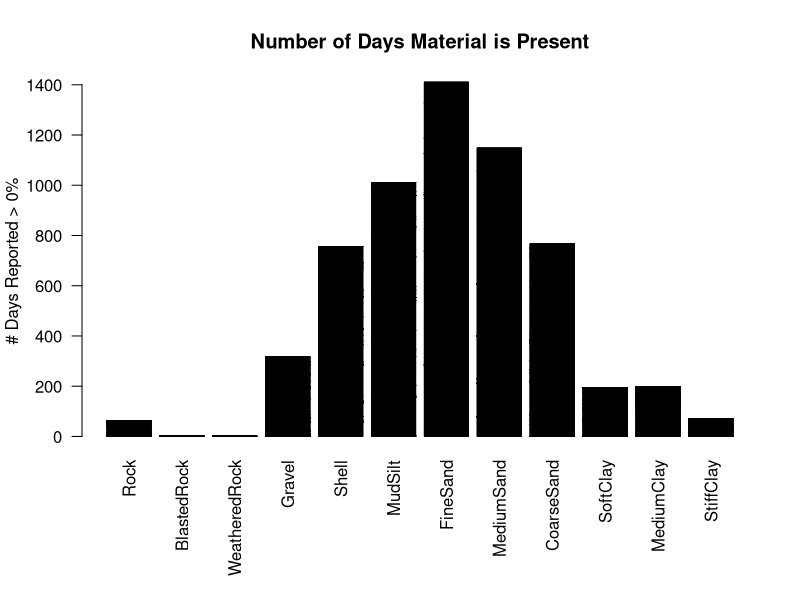
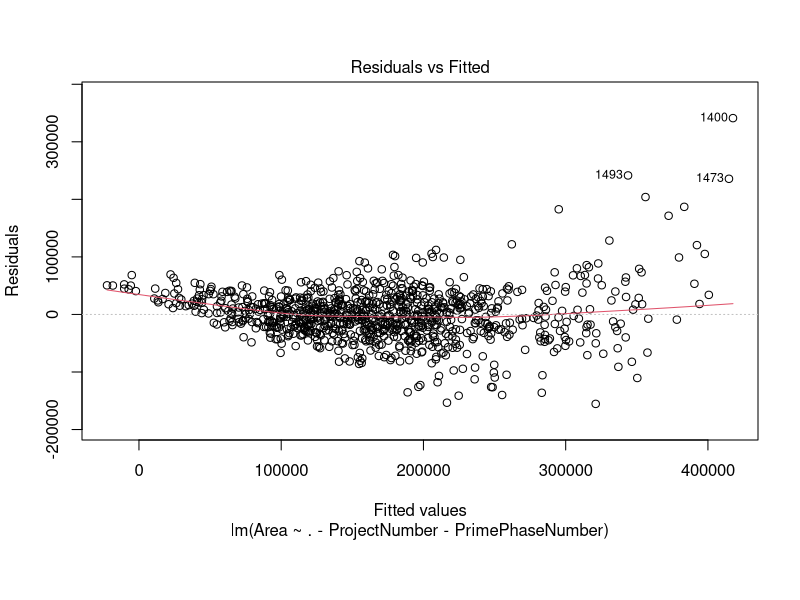
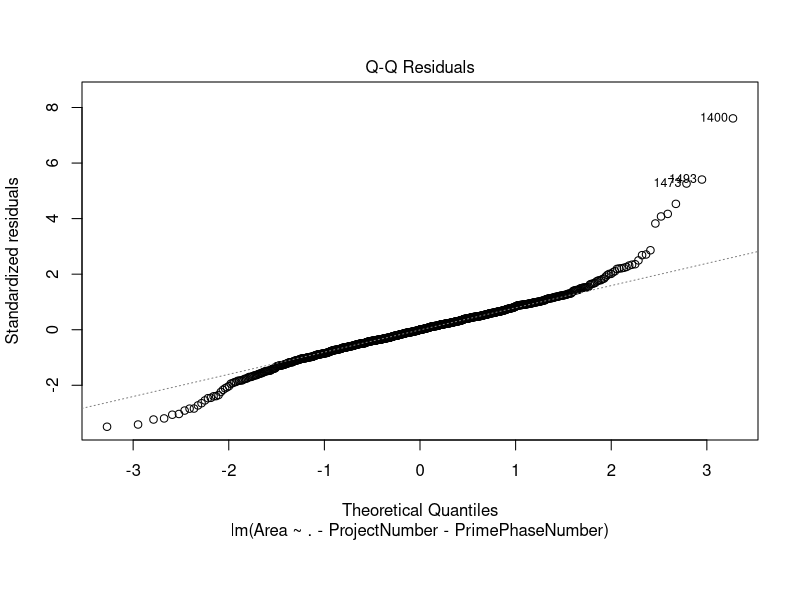
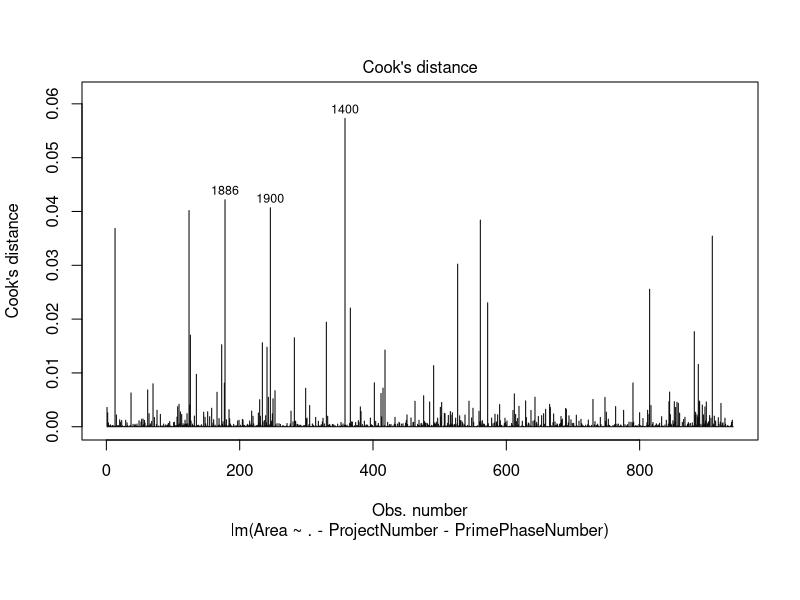
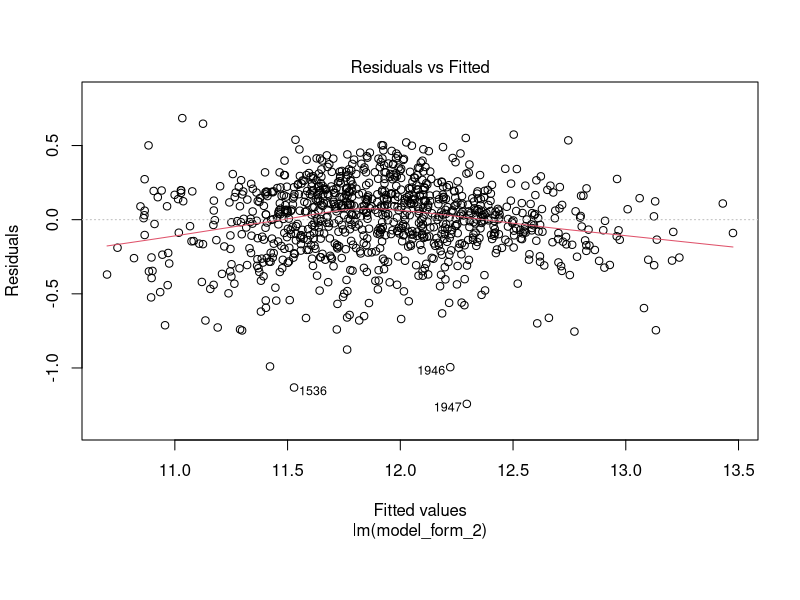
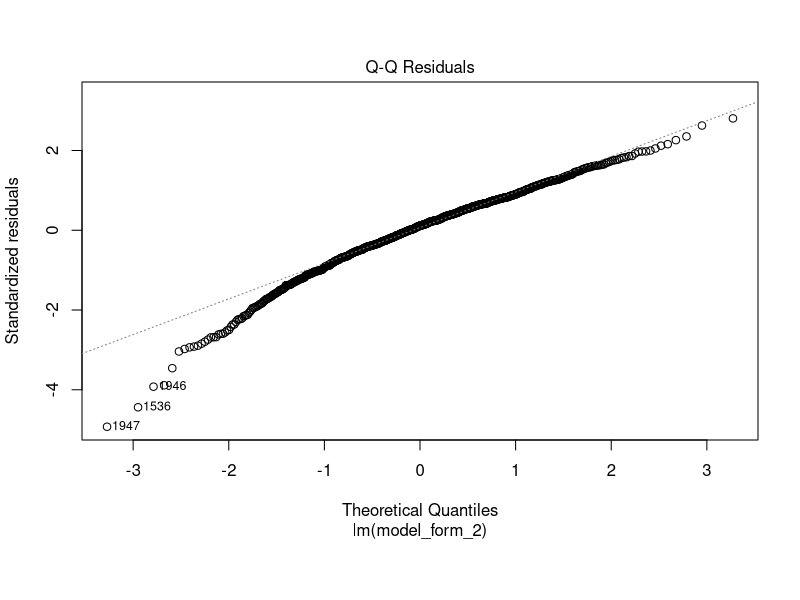
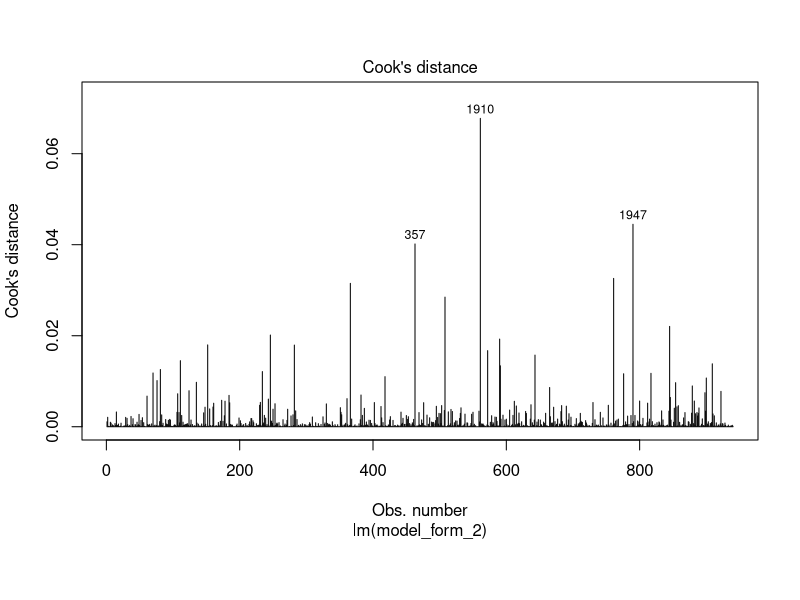
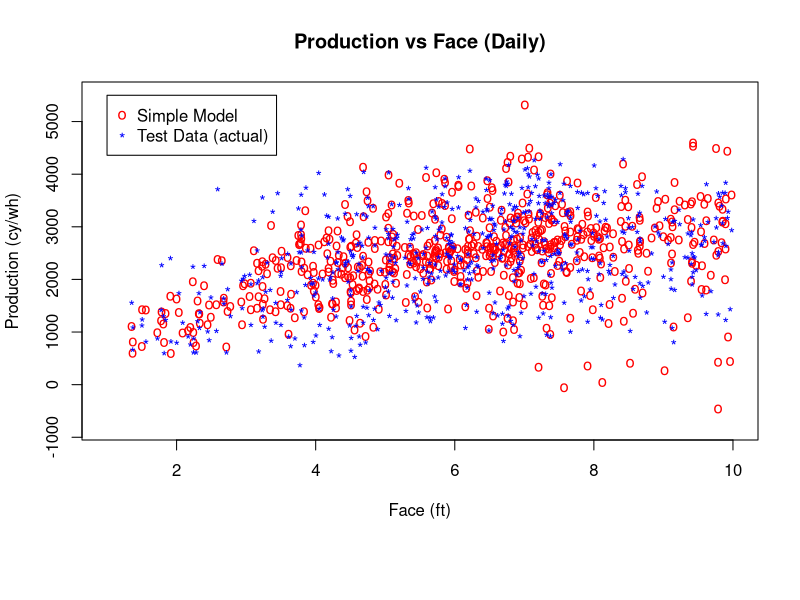

Recreate these plots in R, in order.
## ---- chunk 1
options(scipen = 1, digits = 4, width = 80, fig.align = "center")
## ---- chunk 2

req_fields = c("ProjectNumber", "PrimePhaseNumber", "DigQty", "WorkHrs", "Area", "Travel", 
               "Rock",	"BlastedRock", "WeatheredRock",	"Gravel",	"Shell",	"MudSilt",	
               "FineSand", "MediumSand",	"CoarseSand",	"SoftClay",	"MediumClay",	"StiffClay",
               "FloatHoseLength",	"SinkHoseLength", "PontoonPipeLength", "SublineLength",
               "UnscopedShorePipeLength", "ShorePipeLength",
               "BottomOfSuction", "NumBstr")
## ---- chunk 3
original = read.csv("CSDFinal.csv")

materials = c("Rock",	"BlastedRock",
               "WeatheredRock",	"Gravel",	"Shell",	"MudSilt",	"FineSand",
               "MediumSand",	"CoarseSand",	"SoftClay",	"MediumClay",	"StiffClay")

final_fields = c("ProjectNumber", "PrimePhaseNumber", "WorkHrs", "Area", "Rock",	"BlastedRock",
               "WeatheredRock",	"Gravel",	"Shell",	"MudSilt",	"FineSand",
               "MediumSand",	"CoarseSand",	"SoftClay",	"MediumClay",	"StiffClay",
               "BottomOfSuction", "NumBstr")
## ---- chunk 4
wh_filt = 8
covg_filt = 40000
vol_filt = 100000
prod_filt = 4300
bos_filt = 10
face_filt_hi = 10
face_filt_lo = 1

pipe_filt_hi = 100000
pipe_filt_lo = 3000
cutw_filt = 600
## ---- chunk 5
original_red = original[original$WorkHrs > wh_filt,]
original_red = original_red[original_red$Area/original_red$WorkHrs < covg_filt,]
original_red = original_red[original_red$DigQty < vol_filt,]
original_red = original_red[original_red$DigQty/original_red$WorkHrs < prod_filt,]
original_red = original_red[original_red$BottomOfSuction > bos_filt,]
original_red = original_red[27*original_red$DigQty/original_red$Area > face_filt_lo,]
original_red = original_red[27*original_red$DigQty/original_red$Area < face_filt_hi,]

clean_df = subset(original_red, select = final_fields)

clean_df$Face = 27*original_red$DigQty/original_red$Area
clean_df$NumBstr = as.factor(original_red$NumBstr)
clean_df$CutWidth = original_red$Area/original_red$Travel
clean_df$TotalPipeline = original_red$FloatHoseLength + original_red$SinkHoseLength + 
                         original_red$PontoonPipeLength + original_red$SublineLength +
                         original_red$UnscopedShorePipeLength + original_red$ShorePipeLength

clean_df = clean_df[clean_df$TotalPipeline < pipe_filt_hi,]
clean_df = clean_df[clean_df$TotalPipeline > pipe_filt_lo,]
clean_df = clean_df[clean_df$CutWidth < cutw_filt,]
## ---- chunk 6
library(knitr)
mat_count = data.frame("Rock" = -1,	"BlastedRock" = -1, "WeatheredRock" = -1,	
                       "Gravel" = -1,	"Shell" = -1,	"MudSilt" = -1,	"FineSand" = -1,
                       "MediumSand" = -1,	"CoarseSand" = -1,	"SoftClay" = -1,	
                       "MediumClay" = -1,	"StiffClay" = -1)

matc = rep(-1, ncol(mat_count))
mat_i = 1
for(mat in names(mat_count)){
  mat_count[mat] = sum(clean_df[, mat] > 0)
  matc[mat_i] = sum(clean_df[, mat] > 0)
  mat_i = mat_i + 1
}

#kable(mat_count)
par(mar=c(8, 4.1, 4.1, 2.1))
res = as.matrix(clean_df[, names(mat_count)] > 0)
barplot(res, col="green", main= "Number of Days Material is Present",
            ylab = "# Days Reported > 0%", las=2)
## ---- chunk 7
clean_df = subset(clean_df, select = -c(Rock, BlastedRock, WeatheredRock, StiffClay))
## ---- chunk 8
# shuffle dataset
set.seed(19930413)

train_split = 0.6
train_size = round(nrow(clean_df) * train_split, 0)

train_idx = sample(1:nrow(clean_df), train_size)
test_idx = setdiff(seq(1, nrow(clean_df)), train_idx)

train_set = clean_df[train_idx, ]
test_set = clean_df[test_idx, ]
## ---- chunk 9
bad_model = lm(Area ~ . - ProjectNumber - PrimePhaseNumber, data = train_set)

cd_lim_bad = 6/length(cooks.distance(bad_model))
num_out_bad = sum(cooks.distance(bad_model) > cd_lim_bad)
## ---- chunk 10
plot(bad_model, which = c(1))
## ---- chunk 11
plot(bad_model, which = c(2))
## ---- chunk 12
plot(bad_model, which = c(4))
## ---- chunk 13
# 
# cat("## Bad Model Results {.tabset}\n\n")
# 
# plot_names = c("Residuals vs Fitted", "Normal Q-Q", "", "Cook's Distance")
# 
# d1 = "This plot tests for the **linearity** and **equal variance** assumptions that are inherently made in a linear regression. A good fit shows:\n\n- equally distributed residuals across all fitted values\n- a mean of 0 across all fitted values\n\nEssentially, we want the spread to be even, horizontal, and centered around zero. The horn shape in the graph below displays unequal, non-linear residuals. The linearity and equal variance assumptions are definitely suspect here."
# 
# d2 = "This plot tests for the **normality** assumption that is inherently made in a linear regression (error is normally distributed about the regression). A good fit should be linear following the dotted line. This fit is not terrible but the tail at the low end could be improved. Overall I'd say the normality assumption is upheld."
# 
# d4 = "Cook's Distance is a quick way to check for outliers. The heuristic used to determine outliers is dependent on sample size. For this sample, any data point with a Cook's Distance > 0.0028 is suspect of being an outlier, so 62 of our 1"
# 
# desc = c(d1, d2, "", "")
# 
# for (f in c(1, 2, 4)){
#   
#   cat("### ", plot_names[f], '<br>', '\n\n')
#   cat("", desc[f], '<br>', '\n\n')
#   #par(mfrow=c(1, 2))
#   plot(bad_model, which = c(f))
#   
#   cat('\n', '<br>', '\n\n')
#   
# }
## ---- chunk 14
model_form_2 = as.formula("
                           log(Area) ~ WorkHrs:CutWidth + WorkHrs:I(log(CutWidth)) + 
                               WorkHrs:Face:I(log(BottomOfSuction^2)) + WorkHrs:BottomOfSuction +
                               WorkHrs:Face + WorkHrs:I(Face^2) +
                               WorkHrs:I(log(TotalPipeline)):NumBstr +
                               WorkHrs:Gravel	+ 
                               WorkHrs:Shell	+ 
                               WorkHrs:MudSilt	+ 
                               WorkHrs:FineSand	+ 
                               WorkHrs:MediumSand	+ 
                               WorkHrs:CoarseSand	+ 
                               WorkHrs:SoftClay	+ 
                               WorkHrs:MediumClay
                         ")

model_2 = lm(model_form_2, data = train_set)
#plot(model_2)
summary(model_2)

inlf3 = cooks.distance(model_2) > 6/length(cooks.distance(model_2))
train_set[inlf3, ]

cd_lim_opt = 6/length(cooks.distance(model_2))
num_out_opt = sum(cooks.distance(model_2) > cd_lim_opt)

## ---- chunk 15
plot(model_2, which = c(1))
## ---- chunk 16
plot(model_2, which = c(2))
## ---- chunk 17
plot(model_2, which = c(4))
## ---- chunk 18
library(dplyr)

get_avgs = function(daily_set){
  proj_sub = distinct(daily_set, ProjectNumber, PrimePhaseNumber)
  
  result_df = daily_set[1:nrow(proj_sub), ]
  result_df[,] = 0
  #print(result_df)
  for(i in seq(1, nrow(proj_sub))){
    proj = proj_sub[i, 1]
    subj = proj_sub[i, 2]
    
    mask = daily_set$ProjectNumber == proj & daily_set$PrimePhaseNumber == subj
    temp = daily_set[mask,]
    
    result_df$ProjectNumber[i] = proj
    result_df$PrimePhaseNumber[i] = subj
    result_df$WorkHrs[i] = mean(temp$WorkHrs)
    result_df$Area[i] = mean(temp$Area)
    
    #covg = sum(temp$Area)/sum(temp$WorkHrs)
    
    daily_vol = temp$Area*temp$Face
    vol = sum(daily_vol)
    face = vol/sum(temp$Area)
    
    result_df$Gravel[i] = sum(daily_vol*temp$Gravel)/vol
    result_df$Shell[i] = sum(daily_vol*temp$Shell)/vol
    result_df$MudSilt[i] = sum(daily_vol*temp$MudSilt)/vol
    result_df$FineSand[i] = sum(daily_vol*temp$FineSand)/vol
    result_df$MediumSand[i] = sum(daily_vol*temp$MediumSand)/vol
    result_df$CoarseSand[i] = sum(daily_vol*temp$CoarseSand)/vol
    result_df$SoftClay[i] = sum(daily_vol*temp$SoftClay)/vol
    result_df$MediumClay[i] = sum(daily_vol*temp$MediumClay)/vol
    result_df$BottomOfSuction[i] = sum(temp$Area*temp$BottomOfSuction)/sum(temp$Area)
    result_df$NumBstr[i] = round(mean(as.integer(temp$NumBstr))) - 1
    result_df$Face[i] = face
    
    trav = sum(temp$Area/temp$CutWidth)
    result_df$CutWidth[i] = sum(temp$Area)/trav
    result_df$TotalPipeline[i] = sum(daily_vol*temp$TotalPipeline)/vol
  }
  
  result_df$NumBstr = as.factor(result_df$NumBstr)
  return(result_df)
}
#get_avgs(test_set)
## ---- chunk 19
library("knitr")
trainRMSE_set = train_set
testRMSE_set = test_set
testRMSE_set_SJavg = get_avgs(clean_df)

tr_RMSE_simp = sqrt(mean((trainRMSE_set$Area - predict(bad_model, newdata = trainRMSE_set))^2))
tr_RMSE_2 = sqrt(mean((trainRMSE_set$Area - exp(predict(model_2, newdata = trainRMSE_set)))^2))
#tr_RMSE_3 = sqrt(mean((trainRMSE_set$Area - exp(predict(model_3, newdata = trainRMSE_set)))^2))

te_RMSE_simp = sqrt(mean((testRMSE_set$Area - predict(bad_model, newdata = testRMSE_set))^2))
te_RMSE_2 = sqrt(mean((testRMSE_set$Area - exp(predict(model_2, newdata = testRMSE_set)))^2))
#te_RMSE_3 = sqrt(mean((testRMSE_set$Area - exp(predict(model_3, newdata = testRMSE_set)))^2))

te_RMSE_simp_sj_avg = sqrt(mean((testRMSE_set_SJavg$Area - predict(bad_model, newdata = testRMSE_set_SJavg))^2))
te_RMSE_2_sj_avg = sqrt(mean((testRMSE_set_SJavg$Area - exp(predict(model_2, newdata = testRMSE_set_SJavg)))^2))
#te_RMSE_3_sj_avg = sqrt(mean((testRMSE_set_SJavg$Area - exp(predict(model_3, newdata = testRMSE_set_SJavg)))^2))

# RMSE_df = data.frame(Train_RMSE = c(tr_RMSE_simp, tr_RMSE_2, tr_RMSE_3),
#                      Test_RMSE = c(te_RMSE_simp, te_RMSE_2, te_RMSE_3),
#                      Test_RMSE_SJ_avg = c(te_RMSE_simp_sj_avg, te_RMSE_2_sj_avg, te_RMSE_3_sj_avg),
#                      percent = c(te_RMSE_2/mean(testRMSE_set$Area), 
#                                  te_RMSE_3/mean(testRMSE_set$Area)),
#                      row.names = c("Simple Model", "Opt Model", "Opt Minus Outliers"))

RMSE_df = data.frame(Train_RMSE_Daily = c(tr_RMSE_simp, tr_RMSE_2),
                     Test_RMSE_Daily = c(te_RMSE_simp, te_RMSE_2),
                     SJ_Avg_RMSE = c(te_RMSE_simp_sj_avg, te_RMSE_2_sj_avg),
                     row.names = c("Simple Model", "Log Model"))
names(RMSE_df) = c("Train RMSE Daily (sqft)", "Test RMSE Daily (sqft)", "SJ Avg RMSE (sqft)")
kable(RMSE_df)
## ---- chunk 20
#pred_area = exp(predict(model_2, newdata = testRMSE_set))
pred_area = predict(bad_model, newdata = testRMSE_set)

face = testRMSE_set$Face

pred_prod = pred_area*face/testRMSE_set$WorkHrs/27
act_prod = testRMSE_set$Area*face/testRMSE_set$WorkHrs/27

pred_covg = pred_area/testRMSE_set$WorkHrs
act_covg = testRMSE_set$Area/testRMSE_set$WorkHrs
## ---- chunk 21
face_max = 10
face_min = 1
covg_max = 40000
covg_min = -2000
prod_max = 5500
prod_min = -800
## ---- chunk 22
plot(face, pred_prod, xlab = "Face (ft)", ylab = "Production (cy/wh)", col = "red", pch="o",
     main = "Production vs Face (Daily)", xlim=c(face_min, face_max), ylim=c(prod_min, prod_max))
points(face, act_prod, col="blue", pch="*")

# plot(face, pred_prod, xlab = "Face (ft)", ylab = "Production (cy/wh)", col = "red", pch="o", 
#      main = "Production vs Face (Daily)")
# points(face, act_prod, col="blue", pch="*")
legend(face_min, prod_max, legend=c("Simple Model", "Test Data (actual)"),
       col=c("red", "blue"), pch = c("o", "*"))
## ---- chunk 23

plot(face, pred_covg, xlab = "Face (ft)", ylab = "Coverage (sqft/wh)", col = "red",
     main = "Coverage vs Face (Daily)", xlim=c(face_min, face_max), ylim=c(covg_min, covg_max))
points(face, act_covg, col="blue", pch="*")

# plot(face, pred_covg, xlab = "Face (ft)", ylab = "Coverage (sqft/wh)", col = "red", 
#      main = "Coverage vs Face (Daily)")
# points(face, act_covg, col="blue", pch="*")

legend(7.4, covg_max, legend=c("Simple Model", "Test Data (actual)"),
       col=c("red", "blue"), pch = c("o", "*"))
## ---- chunk 24
perc_prod_res = 100*(act_prod - pred_prod)/pred_prod
perc_prod_res2 = perc_prod_res[abs(perc_prod_res) < 200]
face_plot = face[abs(perc_prod_res) < 200]

plot(face_plot, perc_prod_res2, xlab = "Face (ft)", ylab = "Production Residual (%)", col = "red", 
     main = "Production Residual % vs Face (Daily)")

#data.frame(pred_covg, pred_prod, face)
#testRMSE_set

## ---- chunk 25
#perc_prod_res3 = perc_prod_res[abs(perc_prod_res) < 110]
hist(perc_prod_res2, probability = TRUE, col = "green", main = "Histogram of Production Residual Percentages", xlab = "Production Residual %", breaks = seq(-200, 200, 10))
## ---- chunk 26
#boxplot(perc_prod_res)
quantiles = data.frame(ten = quantile(perc_prod_res, 0.10),
                      twf = quantile(perc_prod_res, 0.25),
                      fifty = quantile(perc_prod_res, 0.50),
                      sevfive = quantile(perc_prod_res, 0.75),
                      ninety = quantile(perc_prod_res, 0.90), row.names = c("Production Residual %"))
names(quantiles) = c("10%", "25%", "50%", "75%", "90%")
## ---- chunk 27
kable(quantiles, align = "ccccc")
## ---- chunk 28
#pred_area = exp(predict(model_2, newdata = testRMSE_set))
pred_area = predict(bad_model, newdata = testRMSE_set_SJavg)

face = testRMSE_set_SJavg$Face

pred_prod = pred_area*face/testRMSE_set_SJavg$WorkHrs/27
act_prod = testRMSE_set_SJavg$Area*face/testRMSE_set_SJavg$WorkHrs/27

pred_covg = pred_area/testRMSE_set_SJavg$WorkHrs
act_covg = testRMSE_set_SJavg$Area/testRMSE_set_SJavg$WorkHrs
## ---- chunk 29
plot(face, pred_prod, xlab = "Face (ft)", ylab = "Production (cy/wh)", col = "red", pch="o", 
     main = "Production vs Face (SJ AVg)", xlim=c(face_min, face_max), ylim=c(prod_min, prod_max))
points(face, act_prod, col="blue", pch="*")
legend(face_min, prod_max, legend=c("Simple Model", "Test Data (actual)"),
       col=c("red", "blue"), pch = c("o", "*"))
## ---- chunk 30
plot(face, pred_covg, xlab = "Face (ft)", ylab = "Coverage (sqft/wh)", col = "red", 
     main = "Coverage vs Face (SJ Avg)", xlim=c(face_min, face_max), ylim=c(covg_min, covg_max))
points(face, act_covg, col="blue", pch="*")
legend(7.4, covg_max, legend=c("Simple Model", "Test Data (actual)"),
       col=c("red", "blue"), pch = c("o", "*"))
## ---- chunk 31
perc_prod_res = 100*(act_prod - pred_prod)/pred_prod
perc_prod_res2 = perc_prod_res[abs(perc_prod_res) < 200]
face_plot = face[abs(perc_prod_res) < 200]

plot(face_plot, perc_prod_res2, xlab = "Face (ft)", ylab = "Production Residual (%)", col = "red", 
     main = "Production Residual % vs Face (SJ Avg)")

#data.frame(pred_covg, pred_prod, face)
#testRMSE_set

## ---- chunk 32
#perc_prod_res3 = perc_prod_res[abs(perc_prod_res) < 110]
hist(perc_prod_res2, probability = TRUE, col = "green", main = "Histogram of Production Residual Percentages", xlab = "Production Residual %", breaks = seq(-100, 100, 5))
## ---- chunk 33
#boxplot(perc_prod_res)
quantiles = data.frame(ten = quantile(perc_prod_res, 0.10),
                      twf = quantile(perc_prod_res, 0.25),
                      fifty = quantile(perc_prod_res, 0.50),
                      sevfive = quantile(perc_prod_res, 0.75),
                      ninety = quantile(perc_prod_res, 0.90), row.names = c("Production Residual %"))
names(quantiles) = c("10%", "25%", "50%", "75%", "90%")
## ---- chunk 34
kable(quantiles, align = "ccccc")
## ---- chunk 35
pred_area = exp(predict(model_2, newdata = testRMSE_set))
#pred_area = predict(bad_model, newdata = testRMSE_set)

face = testRMSE_set$Face

pred_prod = pred_area*face/testRMSE_set$WorkHrs/27
act_prod = testRMSE_set$Area*face/testRMSE_set$WorkHrs/27

pred_covg = pred_area/testRMSE_set$WorkHrs
act_covg = testRMSE_set$Area/testRMSE_set$WorkHrs
## ---- chunk 36
plot(face, pred_prod, xlab = "Face (ft)", ylab = "Production (cy/wh)", col = "red", pch="o", 
     main = "Production vs Face (Daily)", xlim=c(face_min, face_max), ylim=c(prod_min, prod_max))
points(face, act_prod, col="blue", pch="*")
legend(face_min, prod_max, legend=c("Log Model", "Test Data (actual)"),
       col=c("red", "blue"), pch = c("o", "*"))
## ---- chunk 37
plot(face, pred_covg, xlab = "Face (ft)", ylab = "Coverage (sqft/wh)", col = "red", 
     main = "Coverage vs Face (Daily)", xlim=c(face_min, face_max), ylim=c(covg_min, covg_max))
points(face, act_covg, col="blue", pch="*")
legend(7.4, covg_max, legend=c("Log Model", "Test Data (actual)"),
       col=c("red", "blue"), pch = c("o", "*"))
## ---- chunk 38
perc_prod_res = 100*(act_prod - pred_prod)/pred_prod
perc_prod_res2 = perc_prod_res[abs(perc_prod_res) < 200]
face_plot = face[abs(perc_prod_res) < 200]

plot(face_plot, perc_prod_res2, xlab = "Face (ft)", ylab = "Production Residual (%)", col = "red", 
     main = "Production Residual % vs Face (Daily)")

#data.frame(pred_covg, pred_prod, face)
#testRMSE_set

## ---- chunk 39
#perc_prod_res3 = perc_prod_res[abs(perc_prod_res) < 110]
hist(perc_prod_res2, probability = TRUE, col = "green", main = "Histogram of Production Residual Percentages", xlab = "Production Residual %", breaks = seq(-200, 200, 10))
## ---- chunk 40
#boxplot(perc_prod_res)
quantiles = data.frame(ten = quantile(perc_prod_res, 0.10),
                      twf = quantile(perc_prod_res, 0.25),
                      fifty = quantile(perc_prod_res, 0.50),
                      sevfive = quantile(perc_prod_res, 0.75),
                      ninety = quantile(perc_prod_res, 0.90), row.names = c("Production Residual %"))
names(quantiles) = c("10%", "25%", "50%", "75%", "90%")
## ---- chunk 41
kable(quantiles, align = "ccccc")
## ---- chunk 42
pred_area = exp(predict(model_2, newdata = testRMSE_set_SJavg))
#pred_area = predict(bad_model, newdata = testRMSE_set_SJavg)

face = testRMSE_set_SJavg$Face

pred_prod = pred_area*face/testRMSE_set_SJavg$WorkHrs/27
act_prod = testRMSE_set_SJavg$Area*face/testRMSE_set_SJavg$WorkHrs/27

pred_covg = pred_area/testRMSE_set_SJavg$WorkHrs
act_covg = testRMSE_set_SJavg$Area/testRMSE_set_SJavg$WorkHrs
## ---- chunk 43
plot(face, pred_prod, xlab = "Face (ft)", ylab = "Production (cy/wh)", col = "red", pch="o", 
     main = "Production vs Face (SJ AVg)", xlim=c(face_min, face_max), ylim=c(prod_min, prod_max))
points(face, act_prod, col="blue", pch="*")
legend(face_min, prod_max, legend=c("Log Model", "Test Data (actual)"),
       col=c("red", "blue"), pch = c("o", "*"))
## ---- chunk 44
plot(face, pred_covg, xlab = "Face (ft)", ylab = "Coverage (sqft/wh)", col = "red", 
     main = "Coverage vs Face (SJ Avg)", xlim=c(face_min, face_max), ylim=c(covg_min, covg_max))
points(face, act_covg, col="blue", pch="*")
legend(7.4, covg_max, legend=c("Log Model", "Test Data (actual)"),
       col=c("red", "blue"), pch = c("o", "*"))
## ---- chunk 45
perc_prod_res = 100*(act_prod - pred_prod)/pred_prod
perc_prod_res2 = perc_prod_res[abs(perc_prod_res) < 200]
face_plot = face[abs(perc_prod_res) < 200]

plot(face_plot, perc_prod_res2, xlab = "Face (ft)", ylab = "Production Residual (%)", col = "red", 
     main = "Production Residual % vs Face (SJ Avg)")

#data.frame(pred_covg, pred_prod, face)
#testRMSE_set

## ---- chunk 46
curr_mat = "Gravel"

perc_prod_res = 100*(act_prod - pred_prod)/pred_prod
perc_prod_res2 = perc_prod_res[abs(perc_prod_res) < 200]
mat_plot = testRMSE_set_SJavg[, curr_mat][abs(perc_prod_res) < 200]

plot(mat_plot, perc_prod_res2, xlab = curr_mat, ylab = "Production Residual (%)", col = "red", 
     main = "Production Residual % vs Face (Daily)")

#data.frame(pred_covg, pred_prod, face)
#testRMSE_set

## ---- chunk 47
curr_mat = "Shell"

perc_prod_res = 100*(act_prod - pred_prod)/pred_prod
perc_prod_res2 = perc_prod_res[abs(perc_prod_res) < 200]
mat_plot = testRMSE_set_SJavg[, curr_mat][abs(perc_prod_res) < 200]

plot(mat_plot, perc_prod_res2, xlab = curr_mat, ylab = "Production Residual (%)", col = "red", 
     main = "Production Residual % vs Face (Daily)")

#data.frame(pred_covg, pred_prod, face)
#testRMSE_set

## ---- chunk 48
curr_mat = "MudSilt"

perc_prod_res = 100*(act_prod - pred_prod)/pred_prod
perc_prod_res2 = perc_prod_res[abs(perc_prod_res) < 200]
mat_plot = testRMSE_set_SJavg[, curr_mat][abs(perc_prod_res) < 200]

plot(mat_plot, perc_prod_res2, xlab = curr_mat, ylab = "Production Residual (%)", col = "red", 
     main = "Production Residual % vs Face (Daily)")

#data.frame(pred_covg, pred_prod, face)
#testRMSE_set

## ---- chunk 49
curr_mat = "FineSand"

perc_prod_res = 100*(act_prod - pred_prod)/pred_prod
perc_prod_res2 = perc_prod_res[abs(perc_prod_res) < 200]
mat_plot = testRMSE_set_SJavg[, curr_mat][abs(perc_prod_res) < 200]

plot(mat_plot, perc_prod_res2, xlab = curr_mat, ylab = "Production Residual (%)", col = "red", 
     main = "Production Residual % vs Face (Daily)")

#data.frame(pred_covg, pred_prod, face)
#testRMSE_set

## ---- chunk 50
curr_mat = "MediumSand"

perc_prod_res = 100*(act_prod - pred_prod)/pred_prod
perc_prod_res2 = perc_prod_res[abs(perc_prod_res) < 200]
mat_plot = testRMSE_set_SJavg[, curr_mat][abs(perc_prod_res) < 200]

plot(mat_plot, perc_prod_res2, xlab = curr_mat, ylab = "Production Residual (%)", col = "red", 
     main = "Production Residual % vs Face (Daily)")

#data.frame(pred_covg, pred_prod, face)
#testRMSE_set

## ---- chunk 51
curr_mat = "CoarseSand"

perc_prod_res = 100*(act_prod - pred_prod)/pred_prod
perc_prod_res2 = perc_prod_res[abs(perc_prod_res) < 200]
mat_plot = testRMSE_set_SJavg[, curr_mat][abs(perc_prod_res) < 200]

plot(mat_plot, perc_prod_res2, xlab = curr_mat, ylab = "Production Residual (%)", col = "red", 
     main = "Production Residual % vs Face (Daily)")

#data.frame(pred_covg, pred_prod, face)
#testRMSE_set

## ---- chunk 52
#perc_prod_res3 = perc_prod_res[abs(perc_prod_res) < 110]
hist(perc_prod_res2, probability = TRUE, col = "green", main = "Histogram of Production Residual Percentages", xlab = "Production Residual %", breaks = seq(-110, 110, 5))
## ---- chunk 53
#boxplot(perc_prod_res)
quantiles = data.frame(ten = quantile(perc_prod_res, 0.10),
                      twf = quantile(perc_prod_res, 0.25),
                      fifty = quantile(perc_prod_res, 0.50),
                      sevfive = quantile(perc_prod_res, 0.75),
                      ninety = quantile(perc_prod_res, 0.90), row.names = c("Production Residual %"))
names(quantiles) = c("10%", "25%", "50%", "75%", "90%")
## ---- chunk 54
kable(quantiles, align = "ccccc")
